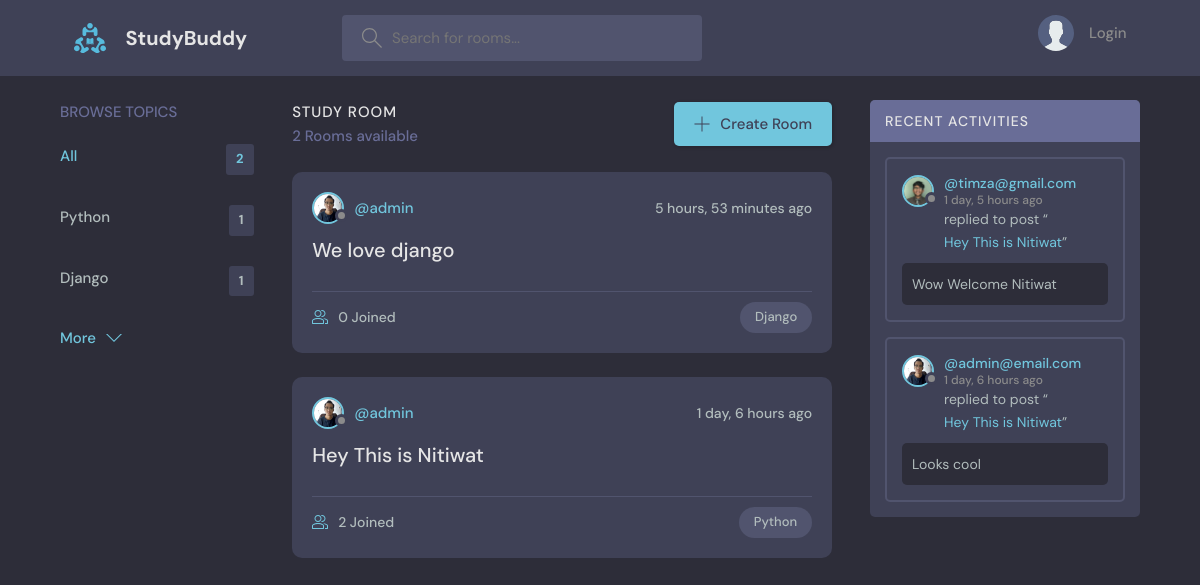
The page / on the database its author committed.
### base/models.py (models this page shows, shortened)
class Topic(models.Model):
    name = models.CharField(max_length=200)

class Room(models.Model):
    host = models.ForeignKey(User, on_delete=models.SET_NULL, null=True)
    topic = models.ForeignKey(Topic, on_delete=models.SET_NULL, null=True)
    name = models.CharField(max_length=200)
    description =  models.TextField(null=True, blank=True)
    participants = models.ManyToManyField(User, related_name='participants', blank=True)
    updated = models.DateTimeField(auto_now=True)
    created = models.DateTimeField(auto_now_add=True)
    class Meta:
        ordering = ['-updated', '-created']
    def __str__(self) -> str:
        return self.name

class User(AbstractUser):
    name = models.CharField(max_length=200, null=True)
    email = models.EmailField(unique=True,null=True)
    bio = models.TextField(null=True)
    avatar = models.ImageField(null=True, default="avatar.svg")
    USERNAME_FIELD =  'email'
    REQUIRED_FIELDS = []

class Message(models.Model):
    user = models.ForeignKey(User, on_delete=models.CASCADE)
    room = models.ForeignKey(Room, on_delete=models.CASCADE)
    body = models.TextField()
    updated = models.DateTimeField(auto_now=True)
    created = models.DateTimeField(auto_now_add=True)
    class Meta:
        ordering = ['-updated', '-created']

### base/views.py (the view)
# urls.py: path('', views.home, name='home'),
def home(request):
    if request.GET.get('q') != None:
        q = request.GET.get('q')
    else:
        q = ''
    print(q)
    rooms = Room.objects.filter(
        Q(topic__name__icontains=q) |
        Q(name__icontains=q) |
        Q(description__icontains=q)
        )
    room_count = rooms.count
    room_messages = Message.objects.filter(
        Q(room__topic__name__icontains=q)
        )
    topics = Topic.objects.all()[0:5] # To limit topics at home page
    context = {'rooms':rooms, 'topics': topics, 'room_count':room_count, 'room_messages':room_messages}
    return render(request, 'base/home.html', context)

### base/templates/base/home.html (shortened to what this page needs)
{% extends 'main.html' %}
{% block content %}
<main class="layout layout--3">
  <div class="container">
    {% include 'base/topics_component.html' %}
    <div class="roomList">
      <div class="roomList__header">
        <div>
          <h2>Study Room</h2>
          <p>{{room_count}} Rooms available</p>
        </div>
        <a class="btn btn--main" href="{% url 'create-room' %}">
          <svg version="1.1" xmlns="http://www.w3.org/2000/svg" width="32" height="32" viewBox="0 0 32 32">
            <title>add</title>
            <path
              d="M16.943 0.943h-1.885v14.115h-14.115v1.885h14.115v14.115h1.885v-14.115h14.115v-1.885h-14.115v-14.115z">
            </path>
          </svg>
          Create Room
        </a>
      </div>
      {% include 'base/feed_component.html' %}
    </div>
    {% include 'base/activity_component.html' %}
  </div>
</main>
{% endblock %}

### base/templates/base/topics_component.html
<div class="topics">
    <div class="topics__header">
      <h2>Browse Topics</h2>
    </div>
    <ul class="topics__list">
      <li>
        <a href="{% url 'home' %}" class="active">All <span>{{topics.count}}</span></a>
      </li>
      {% for topic in topics %}
      <li>
        <a href="{% url 'home' %}?q={{ topic.name }}">{{ topic.name }}<span>{{topic.room_set.all.count}}</span></a>
      </li>
      {% endfor %}
    </ul>
    <a class="btn btn--link" href="{% url 'topics' %}">
      More
      <svg version="1.1" xmlns="http://www.w3.org/2000/svg" width="32" height="32" viewBox="0 0 32 32">
        <title>chevron-down</title>
        <path d="M16 21l-13-13h-3l16 16 16-16h-3l-13 13z"></path>
      </svg>
    </a>
  </div>

### base/templates/base/feed_component.html (shortened to what this page needs)
{% for room in rooms %}
<div class="roomListRoom">
    <div class="roomListRoom__header">
      <a href="{% url 'user-profile' room.host.id %}" class="roomListRoom__author">
        <div class="avatar avatar--small">
          <img src="{{room.host.avatar.url}}" />
        </div>
        <span>@{{room.host.username}}</span>
      </a>
      <div class="roomListRoom__actions">
        <span>{{room.created|timesince}} ago</span>
      </div>
    </div>
    <div class="roomListRoom__content">
      <a href="{% url 'room' room.id %}">{{room.name}}</a>
    </div>
    <div class="roomListRoom__meta">
      <a href="{% url 'room' room.id %}" class="roomListRoom__joined">
        {{room.participants.all.count}} Joined
      </a>
      <p class="roomListRoom__topic">{{room.topic.name}}</p>
    </div>
  </div>
{% endfor %}

### base/templates/base/activity_component.html (shortened to what this page needs)
<div class="activities">
    <div class="activities__header">
      <h2>Recent Activities</h2>
    </div>
    {% for room_message in room_messages%}
    <div class="activities__box">
      <div class="activities__boxHeader roomListRoom__header">
        <a href="{% url 'user-profile' room_message.user.id %}" class="roomListRoom__author">
          <div class="avatar avatar--small">
            <img src="{{room_message.user.avatar.url}}" />
          </div>
          <p>
            @{{room_message.user}}
            <span>{{room_message.created|timesince}} ago</span>
          </p>
        </a>
      </div>
      <div class="activities__boxContent">
        <p>replied to post “<a href="{% url 'room' room_message.room.id %}">{{room_message.room}}</a>”</p>
        <div class="activities__boxRoomContent">
          {{room_message.body}}
        </div>
      </div>
    </div>
    {% endfor %}
  </div>

### rows shown on the page
Topic: name "Python", room_set.all.count "1"
Topic: name "Django", room_set.all.count "1"
Room: host.avatar (picture), host.username "admin", created "5 hours, 53 minutes", name "We love django", participants.all.count "0", topic.name "Django"
Room: host.avatar (picture), host.username "admin", created "1 day, 6 hours", name "Hey This is Nitiwat", participants.all.count "2", topic.name "Python"
Message: user.avatar (picture), user "timza@gmail.com", created "1 day, 5 hours", room "Hey This is Nitiwat", body "Wow Welcome Nitiwat"
Message: user.avatar (picture), user "admin@email.com", created "1 day, 6 hours", room "Hey This is Nitiwat", body "Looks cool"

### other values the page prints
{{ topics.count }} "2"
{{ room_count }} "2"
